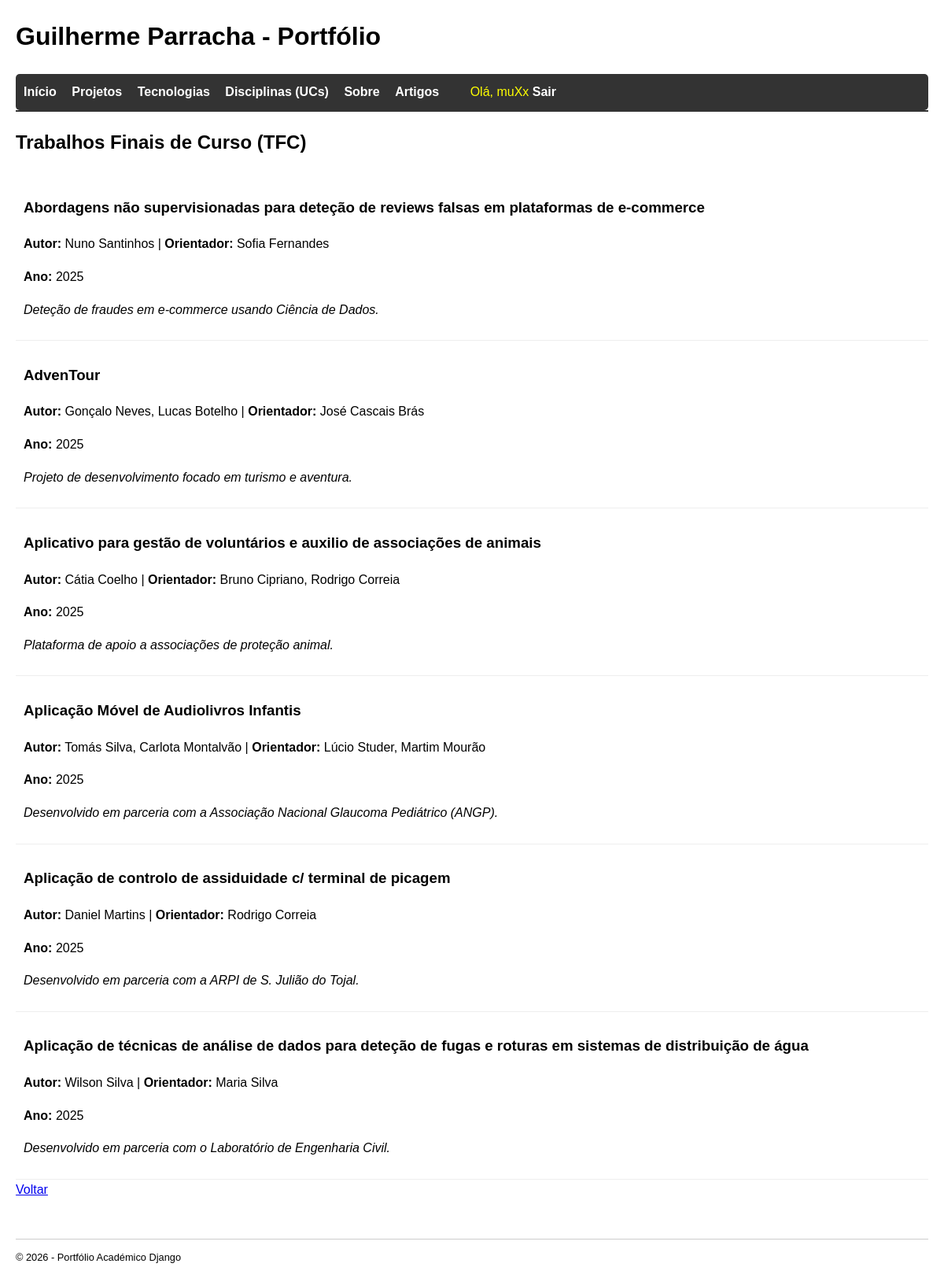
The app's page /tfcs/ (signed in) with its own data.
### portfolio/models.py (models this page shows, shortened)
class TFC(models.Model):
    titulo = models.CharField(max_length=255)
    autor = models.CharField(max_length=255)
    orientador = models.CharField(max_length=255)
    ano = models.IntegerField()
    resumo = models.TextField()
    curso = models.CharField(max_length=100, blank=True)
    link_relatorio = models.URLField(blank=True, default='')

### portfolio/views.py (the view)
# urls.py: path('tfcs/', views.tfcs_view, name='tfcs'),
def tfcs_view(request):
    context = {'tfcs': TFC.objects.all()}
    return render(request, 'portfolio/tfcs.html', context)

### portfolio/templates/portfolio/tfcs.html (shortened to what this page needs)
{% extends "portfolio/layout.html" %}
{% block content %}
<h2>Trabalhos Finais de Curso (TFC)</h2>
{% for tfc in tfcs %}
    <div style="border-bottom: 1px solid #eee; padding: 10px;">
        <h3>{{ tfc.titulo }}</h3>
        <p><strong>Autor:</strong> {{ tfc.autor }} | <strong>Orientador:</strong> {{ tfc.orientador }}</p>
        <p><strong>Ano:</strong> {{ tfc.ano }}</p>
        <p><em>{{ tfc.resumo }}</em></p>
    </div>
{% endfor %}
<a href="{% url 'portfolio:home' %}">Voltar</a>
{% endblock %}

### portfolio/templates/portfolio/layout.html (shortened to what this page needs)
<!DOCTYPE html>
<html lang="pt">
<head>
</head>
<body>
    <header>
        <h1>Guilherme Parracha - Portfólio</h1>
        <nav>
            <a href="{% url 'portfolio:home' %}">Início</a>
            <a href="{% url 'portfolio:projetos' %}">Projetos</a>
            <a href="{% url 'portfolio:tecnologias' %}">Tecnologias</a>
            <a href="{% url 'portfolio:ucs' %}">Disciplinas (UCs)</a>
            <a href="{% url 'portfolio:sobre' %}">Sobre</a>
            <a href="{% url 'artigos:lista' %}">Artigos</a>
            {% if user.is_authenticated %}
                <span style="color: yellow; margin-left: 20px;">Olá, {{ user.username }}</span>
                <a href="{% url 'accounts:logout' %}">Sair</a>
            {% else %}
                <a href="{% url 'accounts:login' %}" style="float: right;">Login</a>
            {% endif %}
        </nav>
    </header>
    <main>
        {% block content %}
        {% endblock %}
    </main>
    <footer>
        <p>&copy; 2026 - Portfólio Académico Django</p>
    </footer>
</body>
</html>

### portfolio/templates/portfolio/layout.html (style rules this page uses)
body { font-family: sans-serif; margin: 20px; line-height: 1.6; }
nav { background: #333; padding: 10px; border-radius: 5px; }
nav a { color: white; margin-right: 15px; text-decoration: none; font-weight: bold; }
header { border-bottom: 2px solid #333; margin-bottom: 20px; }
footer { margin-top: 50px; border-top: 1px solid #ccc; font-size: 0.8em; }

### records on screen
TFC: titulo "Abordagens não supervisionadas para deteção de reviews falsas em plataformas de e-commerce", autor "Nuno Santinhos", orientador "Sofia Fernandes", ano "2025", resumo "Deteção de fraudes em e-commerce usando Ciência de Dados."
TFC: titulo "AdvenTour", autor "Gonçalo Neves, Lucas Botelho", orientador "José Cascais Brás", ano "2025", resumo "Projeto de desenvolvimento focado em turismo e aventura."
TFC: titulo "Aplicativo para gestão de voluntários e auxilio de associações de animais", autor "Cátia Coelho", orientador "Bruno Cipriano, Rodrigo Correia", ano "2025", resumo "Plataforma de apoio a associações de proteção animal."
TFC: titulo "Aplicação Móvel de Audiolivros Infantis", autor "Tomás Silva, Carlota Montalvão", orientador "Lúcio Studer, Martim Mourão", ano "2025", resumo "Desenvolvido em parceria com a Associação Nacional Glaucoma Pediátrico (ANGP)."
TFC: titulo "Aplicação de controlo de assiduidade c/ terminal de picagem", autor "Daniel Martins", orientador "Rodrigo Correia", ano "2025", resumo "Desenvolvido em parceria com a ARPI de S. Julião do Tojal."
TFC: titulo "Aplicação de técnicas de análise de dados para deteção de fugas e roturas em sistemas de distribuição de água", autor "Wilson Silva", orientador "Maria Silva", ano "2025", resumo "Desenvolvido em parceria com o Laboratório de Engenharia Civil."

### other values on screen
{{ user.username }} "muXx"
